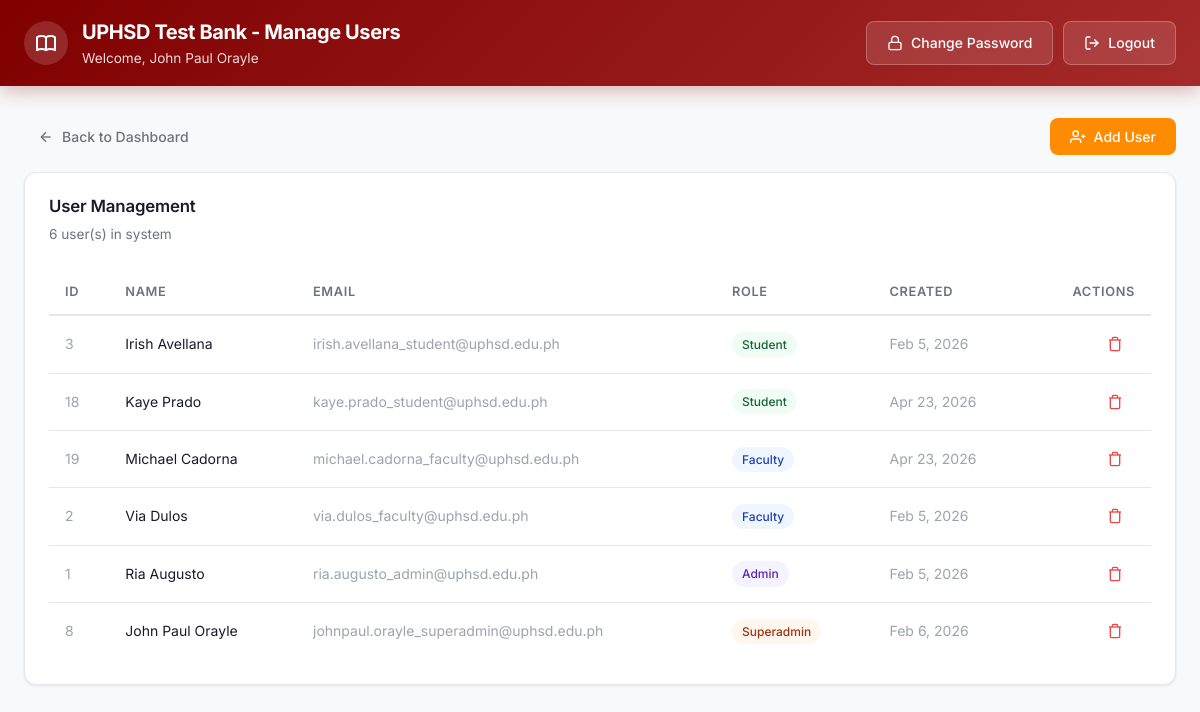
Page /php/manage_users.php (signed in) on the committed database.
### tables this page shows
CREATE TABLE `users_new` (
  `user_id` int(11) NOT NULL AUTO_INCREMENT,
  `first_name` varchar(100) DEFAULT NULL,
  `last_name` varchar(100) DEFAULT NULL,
  `email` varchar(100) DEFAULT NULL,
  `password` varchar(255) DEFAULT NULL,
  `role` enum('student','faculty','admin','superadmin') NOT NULL,
  `created_at` timestamp NOT NULL DEFAULT current_timestamp(),
  PRIMARY KEY (`user_id`)
);

### php/manage_users.php (the view, shortened to what this page needs)
<?php
require_once 'config.php';
$users = $conn->query("SELECT * FROM users_new ORDER BY role, first_name");
include 'includes/header.php';
?>
<div class="main-content">
    <div class="flex-between mb-4">
        <a href="dashboard.php" class="btn btn-ghost"><svg width="16" height="16" viewBox="0 0 24 24" fill="none" stroke="currentColor" stroke-width="2"><line x1="19" y1="12" x2="5" y2="12"/><polyline points="12 19 5 12 12 5"/></svg> Back to Dashboard</a>
        <button onclick="document.getElementById('addModal').classList.add('active')" class="btn btn-orange"><svg width="16" height="16" viewBox="0 0 24 24" fill="none" stroke="currentColor" stroke-width="2"><path d="M16 21v-2a4 4 0 0 0-4-4H5a4 4 0 0 0-4 4v2"/><circle cx="8.5" cy="7" r="4"/><line x1="20" y1="8" x2="20" y2="14"/><line x1="23" y1="11" x2="17" y2="11"/></svg> Add User</button>
    </div>
    <div class="card">
        <div class="card-header"><h2 class="card-title">User Management</h2><p class="card-description"><?= $users->num_rows ?> user(s) in system</p></div>
        <div class="card-content"><div class="table-wrapper">
            <table>
                <thead><tr><th>ID</th><th>Name</th><th>Email</th><th>Role</th><th>Created</th><th class="text-right">Actions</th></tr></thead>
                <tbody>
                    <?php while ($u = $users->fetch_assoc()): ?>
                    <tr>
                        <td class="text-muted"><?= $u['user_id'] ?></td>
                        <td><?= htmlspecialchars($u['first_name'] . ' ' . $u['last_name']) ?></td>
                        <td class="text-muted"><?= htmlspecialchars($u['email']) ?></td>
                        <td><span class="badge badge-<?= $u['role'] === 'admin' ? 'purple' : ($u['role'] === 'faculty' ? 'blue' : ($u['role'] === 'superadmin' ? 'orange' : 'green')) ?>"><?= $u['role'] ?></span></td>
                        <td class="text-muted"><?= date('M j, Y', strtotime($u['created_at'])) ?></td>
                        <td class="text-right">
                            <form method="POST" style="display:inline" onsubmit="return confirm('Delete user?')">
                                <button type="submit" class="btn btn-ghost btn-sm" style="color:var(--red);"><svg width="16" height="16" viewBox="0 0 24 24" fill="none" stroke="currentColor" stroke-width="2"><polyline points="3 6 5 6 21 6"/><path d="M19 6v14a2 2 0 0 1-2 2H7a2 2 0 0 1-2-2V6m3 0V4a2 2 0 0 1 2-2h4a2 2 0 0 1 2 2v2"/></svg></button>
                            </form>
                        </td>
                    </tr>
                    <?php endwhile; ?>
                </tbody>
            </table>
        </div></div>
    </div>
</div>
</body></html>

### php/assets/style.css (style rules this page uses)
:root { --maroon: #800000; --maroon-dark: #600000; --maroon-light: #A52A2A; --orange: #FF8C00; --orange-dark: #E67E00; --bg-primary: #f8f9fa; --bg-card: #ffffff; --text-primary: #1a1a2e; --text-secondary: #6b7280; --text-muted: #9ca3af; --border-color: #e5e7eb; --border-radius: 12px; --border-radius-sm: 8px; --shadow-sm: 0 1px 3px rgba(0,0,0,0.08); --shadow-md: 0 4px 12px rgba(0,0,0,0.1); --shadow-lg: 0 10px 30px rgba(0,0,0,0.12); --transition: all 0.2s ease; --green: #22c55e; --green-bg: #f0fdf4; --red: #ef4444; --red-bg: #fef2f2; --blue: #3b82f6; --blue-bg: #eff6ff; --purple: #8b5cf6; --purple-bg: #f5f3ff; }
*, *::before, *::after { box-sizing: border-box; margin: 0; padding: 0; }
body { font-family: 'Inter', -apple-system, BlinkMacSystemFont, sans-serif; background-color: var(--bg-primary); color: var(--text-primary); line-height: 1.6; min-height: 100vh; -webkit-font-smoothing: antialiased; }
a { color: var(--maroon); text-decoration: none; }
.btn { display: inline-flex; align-items: center; justify-content: center; gap: 8px; padding: 10px 20px; font-size: 0.875rem; font-weight: 500; font-family: inherit; border: none; border-radius: var(--border-radius-sm); cursor: pointer; transition: var(--transition); text-decoration: none; white-space: nowrap; }
.btn-orange { background: var(--orange); color: #fff; }
.btn-ghost { background: transparent; color: var(--text-secondary); padding: 8px 14px; }
.btn-sm { padding: 6px 12px; font-size: 0.8rem; }
.main-content { max-width: 1280px; margin: 0 auto; padding: 32px 24px; }
.mb-4 { margin-bottom: 16px; }
.flex-between { display: flex; justify-content: space-between; align-items: center; }
.card { background: var(--bg-card); border: 1px solid var(--border-color); border-radius: var(--border-radius); box-shadow: var(--shadow-sm); overflow: hidden; transition: var(--transition); }
.card-header { padding: 20px 24px 12px; }
.card-title { font-size: 1.05rem; font-weight: 600; color: var(--text-primary); letter-spacing: -0.01em; }
.card-description { font-size: 0.85rem; color: var(--text-secondary); margin-top: 4px; }
.card-content { padding: 12px 24px 24px; }
.table-wrapper { overflow-x: auto; }
table { width: 100%; border-collapse: collapse; font-size: 0.875rem; }
thead { border-bottom: 2px solid var(--border-color); }
th { text-align: left; padding: 12px 16px; font-weight: 600; color: var(--text-secondary); font-size: 0.8rem; text-transform: uppercase; letter-spacing: 0.05em; }
td { padding: 14px 16px; border-bottom: 1px solid var(--border-color); vertical-align: middle; }
tr:last-child td { border-bottom: none; }
.text-right { text-align: right; }
.text-muted { color: var(--text-muted); }
.badge { display: inline-flex; align-items: center; padding: 3px 10px; border-radius: 20px; font-size: 0.75rem; font-weight: 500; text-transform: capitalize; }
.badge-green { background: var(--green-bg); color: #166534; }
.badge-blue { background: var(--blue-bg); color: #1e40af; }
.badge-purple { background: var(--purple-bg); color: #5b21b6; }
.badge-orange { background: #fff7ed; color: #9a3412; }

### rows in the picture
users_new: user_id "3", first_name+last_name "Irish Avellana", email "irish.avellana_student@uphsd.edu.ph", role "Student", created_at "Feb 5, 2026"
users_new: user_id "18", first_name+last_name "Kaye Prado", email "kaye.prado_student@uphsd.edu.ph", role "Student", created_at "Apr 23, 2026"
users_new: user_id "19", first_name+last_name "Michael Cadorna", email "michael.cadorna_faculty@uphsd.edu.ph", role "Faculty", created_at "Apr 23, 2026"
users_new: user_id "2", first_name+last_name "Via Dulos", email "via.dulos_faculty@uphsd.edu.ph", role "Faculty", created_at "Feb 5, 2026"
users_new: user_id "1", first_name+last_name "Ria Augusto", email "ria.augusto_admin@uphsd.edu.ph", role "Admin", created_at "Feb 5, 2026"
users_new: user_id "8", first_name+last_name "John Paul Orayle", email "johnpaul.orayle_superadmin@uphsd.edu.ph", role "Superadmin", created_at "Feb 6, 2026"

### other values in the picture
$pageTitle "UPHSD Test Bank - Manage Users"
$user['first_name'] . ' ' . $user['last_name'] "John Paul Orayle"
$users->num_rows "6"
